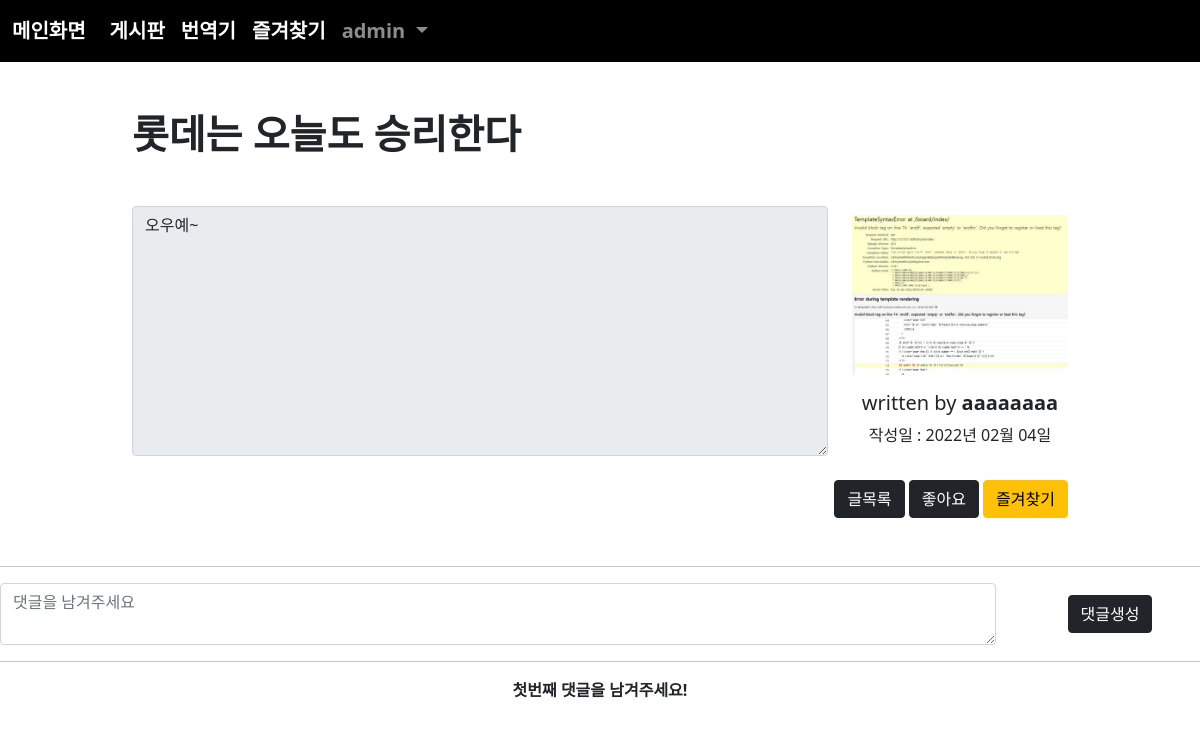
/board/detail/107 (signed in), run on the app's committed database.
### acc/models.py (models this page shows)
class User(AbstractUser):
    comment = models.TextField()
    age = models.IntegerField(default=0)
    point = models.IntegerField(default=0)
    pic = models.ImageField(upload_to="acc/%y/%m")
    def getpic(self):
        if self.pic:
            return self.pic.url
        return "/media/noimage.png"

### board/models.py (models this page shows, shortened)
class Board(models.Model):
    subject = models.CharField(max_length=200)
    writer = models.ForeignKey(
        User, on_delete=models.CASCADE, related_name="writer")
    content = models.TextField()
    likey = models.ManyToManyField(User, blank=True, related_name="likey")
    pubdate = models.DateTimeField()

### board/views.py (the view)
# urls.py: path('detail/<bpk>', views.detail, name="detail"),
def detail(request, bpk):
    b = Board.objects.get(id=bpk)
    r = b.reply_set.all()
    context = {
        "b": b,
        "rlist": r,
    }
    return render(request, "board/detail.html", context)

### template/board/detail.html (shortened to what this page needs)
{% extends 'base.html' %} {% block con %}
<div class="container mt-5 mb-5" style="width: 80%">
  <h1><b>{{ b.subject }}</b></h1>
  <div class="row mt-5">
    <div class="col-lg-9">
      <textarea class="form-control" style="height: 250px" disabled>
{{ b.content }}</textarea
      >
    </div>
    <div class="col-lg-3 text-center" style="margin: auto">
      <img src="{{ b.writer.getpic }}" width="100%" />
      <h5 class="mt-3">written by <b>{{ b.writer }}</b></h5>
      <div class="text-center">
        작성일 : {{ b.pubdate | date:'Y년 m월 d일' }}
      </div>
    </div>
  </div>
  <div class="text-end mt-4">
    <a href="{% url 'board:index' %}" class="btn btn-dark">글목록</a>
    {% if user in b.likey.all %}
    <a href="{% url 'board:unlikey' b.id %}" class="btn btn-dark">좋아요취소</a>
    {% else %}
    <a href="{% url 'board:likey' b.id %}" class="btn btn-dark">좋아요</a>
    {% endif %}
    <button type="button" class="btn btn-warning" data-bs-toggle="modal" data-bs-target="#exampleModal1">
      즐겨찾기
    </button>
  </div>
</div>
<hr />
<form method="post" action="{% url 'board:creply' b.id %}">
  <div class="row">
    <div class="col-lg-10">
      <textarea
        class="form-control"
        style="height: 100%"
        placeholder="댓글을 남겨주세요"
        name="com"
      ></textarea>
    </div>
    <div class="col-lg-2 text-center" style="margin: auto">
      <button class="btn btn-dark">댓글생성</button>
    </div>
  </div>
</form>
<hr />
{% if rlist %} {% for i in rlist %}
<div class="row mt-2">
  <div class="col-lg-2">
    <img src="{{ i.replyer.getpic }}" width="100%" />
    <div class="text-center mt-2">
      <b>{{ i.replyer }}</b>
    </div>
  </div>
  <div class="col-lg-8">
    <textarea class="form-control" style="height: 100px" disabled>
{{ i.comment }}</textarea
    >
  </div>
  <div class="col-lg-2 text-center" style="margin: auto">
    <button class="btn btn-dark">신고하기</button><br />
    {% if i.replyer == user %}
    <a href="{% url 'board:dreply' b.id i.id %}"><button class="btn btn-danger mt-3">댓글삭제</button></a>
    {% endif %}
  </div>
</div>
{% endfor %} {% else %}
<div class="text-center">
  <b>첫번째 댓글을 남겨주세요!</b>
</div>
{% endif %}
{% endblock %}

### template/base.html (shortened to what this page needs)
<!DOCTYPE html>
<html lang="en">
  <head>
    <link
      href="https://cdn.jsdelivr.net/npm/bootstrap@5.1.3/dist/css/bootstrap.min.css"
      rel="stylesheet"
    />
  </head>
  <body>
    {% if user.is_authenticated %}
    <nav class="navbar navbar-expand-lg navbar-dark" style="background-color: rgb(0, 0, 0); font-size: 20px; font-weight: bold">
      <div class="container-fluid">
        <a class="navbar-brand" href="{% url 'acc:index' %}">메인화면</a>
        <div class="collapse navbar-collapse" id="navbarSupportedContent">
          <ul class="navbar-nav me-auto mb-2 mb-lg-0">
            <li class="nav-item">
              <a class="nav-link active" aria-current="page" href="{% url 'board:index' %}">게시판</a>
            </li>
            <li class="nav-item">
            <a class="nav-link active" aria-current="page" href="{% url 'trans:index' %}">번역기</a>
            </li>
            <li class="nav-item">
              <a class="nav-link active" aria-current="page" href="{% url 'book:index' %}">즐겨찾기</a>
              </li>
            <li class="nav-item dropdown">
              <a
                class="nav-link dropdown-toggle"
                href="#"
                id="navbarDropdown"
                role="button"
                data-bs-toggle="dropdown"
                aria-expanded="false"
              >
                {{ user.username }}
              </a>
            </li>
          </ul>
        </div>
      </div>
    </nav>
    {% block con %}
    {% endblock %}
    {% endif %}
  </body>
</html>

### data on the page
User: username "admin"
Board: subject "롯데는 오늘도 승리한다", content "오우예~", writer.getpic (picture), writer "aaaaaaaa", pubdate "2022년 02월 04일"
